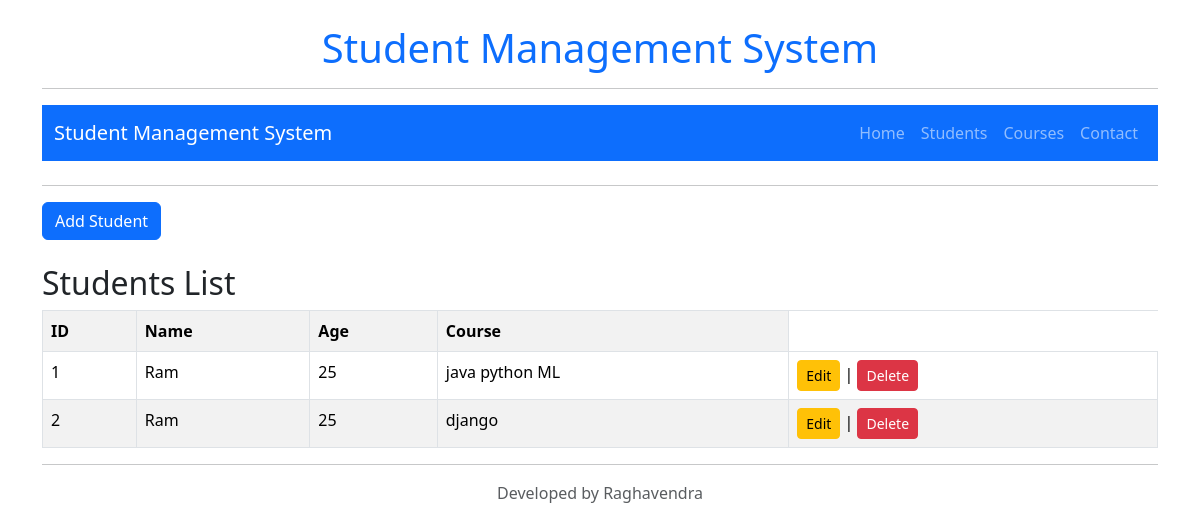
Screenshot of /students/view/many-many/ with the database file from the repository.
### students/models.py (models this page shows, shortened)
class StudentCourse(models.Model):
    name = models.CharField(max_length=100)
    age = models.IntegerField()
    course = ManyToManyField(
        CourseMany,
        related_name="students"
    )

class CourseMany(models.Model):
    name = models.CharField(max_length=100)
    duration = models.IntegerField()
    fee = models.IntegerField()

### students/views.py (the view)
# urls.py: path("view/many-many/", views.student_course_manytomany_list, name="student-course-mtm-list"),
def student_course_manytomany_list(request):
    students = StudentCourse.objects.all()
    return render(
        request,
        "students/student-course-mtm-list.html",
        {"students": students}
    )

### students/templates/students/student-course-mtm-list.html (shortened to what this page needs)
{% extends "base-bootstrap.html" %}
{% block content %}
<a href="{% url 'create-student-course-modelform' %}"
   class="btn btn-primary">
    Add Student
</a>
<br><br>
<h2>Students List</h2>
<table class="table table-bordered table-striped">
    <tr>
        <th>ID</th>
        <th>Name</th>
        <th>Age</th>
        <th>Course</th>
    </tr>
    {% for student in students %}
        <tr>
            <td>{{ student.id }}</td>
            <td>{{ student.name }}</td>
            <td>{{ student.age }}</td>
            <td>
                {% for course in student.course.all %}
                    {{ course.name }}
                {% endfor %}
            </td>
            <td>
                <a href="{% url 'update-student-course-modelform' student.id %} " class="btn btn-warning btn-sm">
                    Edit
                </a>
                |
                <a href="{% url 'delete-student' student.id %}" class="btn btn-danger btn-sm">
                    Delete
                </a>
            </td>
        </tr>
    {% empty %}
    <tr>
        <td colspan="4">
            No students available.
        </td>
    </tr>
    {% endfor %}
</table>
{% endblock %}

### static/css/style.css (style rules this page uses)
body { font-family: Arial, sans-serif; margin: 20px; }
h2 { color: Blue; }
table { border-collapse: collapse; }
th { background-color: #f2f2f2; }
th, td { padding: 10px; }

### rows the page displays
StudentCourse: id "1", name "Ram", age "25"
CourseMany: name "java"
CourseMany: name "python"
CourseMany: name "ML"
StudentCourse: id "2", name "Ram", age "25"
CourseMany: name "django"
